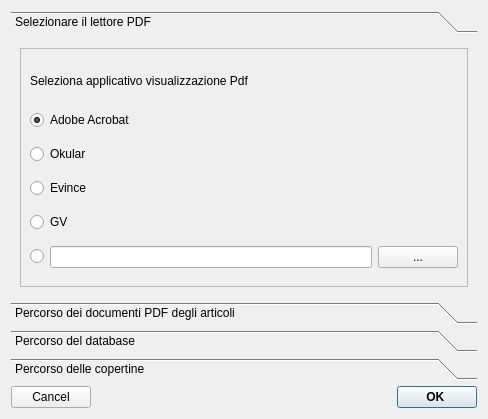
<?xml version="1.0" encoding="UTF-8"?>
<ui version="4.0">
 <class>Configura</class>
 <widget class="QDialog" name="Configura">
  <property name="geometry">
   <rect>
    <x>0</x>
    <y>0</y>
    <width>488</width>
    <height>419</height>
   </rect>
  </property>
  <property name="windowTitle">
   <string>Configurazione</string>
  </property>
  <property name="windowIcon">
   <iconset resource="icons.qrc">
    <normaloff>:/icons/icons/24x24/apps/lescienze500.png</normaloff>:/icons/icons/24x24/apps/lescienze500.png</iconset>
  </property>
  <property name="locale">
   <locale language="C" country="AnyCountry"/>
  </property>
  <layout class="QGridLayout" name="gridLayout">
   <item row="2" column="0" colspan="3">
    <widget class="QToolBox" name="toolBox">
     <property name="frameShape">
      <enum>QFrame::NoFrame</enum>
     </property>
     <property name="frameShadow">
      <enum>QFrame::Sunken</enum>
     </property>
     <property name="lineWidth">
      <number>2</number>
     </property>
     <property name="midLineWidth">
      <number>1</number>
     </property>
     <property name="currentIndex">
      <number>0</number>
     </property>
     <widget class="QWidget" name="lettore_pdf">
      <property name="geometry">
       <rect>
        <x>0</x>
        <y>0</y>
        <width>470</width>
        <height>261</height>
       </rect>
      </property>
      <attribute name="icon">
       <iconset resource="crystal.qrc">
        <normaloff>:/icons/crystal/1rightarrow-256.png</normaloff>:/icons/crystal/1rightarrow-256.png</iconset>
      </attribute>
      <attribute name="label">
       <string>Selezionare il lettore PDF</string>
      </attribute>
      <layout class="QVBoxLayout" name="verticalLayout">
       <item>
        <widget class="QFrame" name="frame">
         <property name="enabled">
          <bool>true</bool>
         </property>
         <property name="frameShape">
          <enum>QFrame::StyledPanel</enum>
         </property>
         <property name="frameShadow">
          <enum>QFrame::Raised</enum>
         </property>
         <layout class="QGridLayout" name="gridLayout_5">
          <item row="0" column="0" colspan="3">
           <widget class="QLabel" name="label">
            <property name="maximumSize">
             <size>
              <width>16777215</width>
              <height>30</height>
             </size>
            </property>
            <property name="text">
             <string>Seleziona applicativo visualizzazione Pdf</string>
            </property>
           </widget>
          </item>
          <item row="1" column="0" colspan="2">
           <widget class="QRadioButton" name="SelectAdobeAcrobat">
            <property name="text">
             <string>Adobe Acrobat</string>
            </property>
            <property name="checked">
             <bool>true</bool>
            </property>
           </widget>
          </item>
          <item row="2" column="0" colspan="2">
           <widget class="QRadioButton" name="SelectOkular">
            <property name="text">
             <string>Okular</string>
            </property>
           </widget>
          </item>
          <item row="3" column="0" colspan="2">
           <widget class="QRadioButton" name="SelectEvice">
            <property name="text">
             <string>Evince</string>
            </property>
           </widget>
          </item>
          <item row="4" column="0" colspan="2">
           <widget class="QRadioButton" name="SelectGV">
            <property name="text">
             <string>GV</string>
            </property>
           </widget>
          </item>
          <item row="5" column="0">
           <widget class="QRadioButton" name="SelectAnyPDFappl">
            <property name="text">
             <string/>
            </property>
           </widget>
          </item>
          <item row="5" column="1">
           <widget class="QLineEdit" name="PdfApplPath"/>
          </item>
          <item row="5" column="2">
           <widget class="QPushButton" name="SearchPdfAppl">
            <property name="text">
             <string>...</string>
            </property>
           </widget>
          </item>
         </layout>
        </widget>
       </item>
      </layout>
     </widget>
     <widget class="QWidget" name="articoli_pdf">
      <property name="geometry">
       <rect>
        <x>0</x>
        <y>0</y>
        <width>223</width>
        <height>164</height>
       </rect>
      </property>
      <attribute name="icon">
       <iconset resource="crystal.qrc">
        <normaloff>:/icons/crystal/1rightarrow-256.png</normaloff>:/icons/crystal/1rightarrow-256.png</iconset>
      </attribute>
      <attribute name="label">
       <string>Percorso dei documenti PDF degli articoli</string>
      </attribute>
      <layout class="QVBoxLayout" name="verticalLayout_2">
       <item>
        <widget class="QLabel" name="label_2">
         <property name="maximumSize">
          <size>
           <width>16777215</width>
           <height>40</height>
          </size>
         </property>
         <property name="text">
          <string>Selezione la sorgente degli articoli</string>
         </property>
        </widget>
       </item>
       <item>
        <widget class="QRadioButton" name="radioSelectHD">
         <property name="text">
          <string> Disco rigido</string>
         </property>
         <property name="checked">
          <bool>true</bool>
         </property>
        </widget>
       </item>
       <item>
        <widget class="QFrame" name="frameSelectDirectory">
         <property name="enabled">
          <bool>true</bool>
         </property>
         <property name="maximumSize">
          <size>
           <width>16777215</width>
           <height>120</height>
          </size>
         </property>
         <property name="frameShape">
          <enum>QFrame::StyledPanel</enum>
         </property>
         <property name="frameShadow">
          <enum>QFrame::Raised</enum>
         </property>
         <layout class="QGridLayout" name="gridLayout_2">
          <item row="0" column="0">
           <widget class="QLabel" name="label_3">
            <property name="text">
             <string>Directory degli articoli</string>
            </property>
           </widget>
          </item>
          <item row="1" column="0">
           <widget class="QLineEdit" name="Path1"/>
          </item>
          <item row="1" column="1">
           <widget class="QPushButton" name="SearchPDFPath1">
            <property name="text">
             <string>...</string>
            </property>
           </widget>
          </item>
          <item row="2" column="0">
           <widget class="QLineEdit" name="Path2"/>
          </item>
          <item row="2" column="1">
           <widget class="QPushButton" name="SearchPDFPath2">
            <property name="text">
             <string>...</string>
            </property>
           </widget>
          </item>
         </layout>
        </widget>
       </item>
       <item>
        <widget class="QRadioButton" name="radioSelectDVD">
         <property name="enabled">
          <bool>true</bool>
         </property>
         <property name="text">
          <string>DVD</string>
         </property>
         <property name="checkable">
          <bool>true</bool>
         </property>
         <property name="checked">
          <bool>false</bool>
         </property>
         <property name="autoRepeat">
          <bool>false</bool>
         </property>
        </widget>
       </item>
      </layout>
     </widget>
     <widget class="QWidget" name="percorso_db">
      <property name="geometry">
       <rect>
        <x>0</x>
        <y>0</y>
        <width>93</width>
        <height>160</height>
       </rect>
      </property>
      <attribute name="icon">
       <iconset resource="crystal.qrc">
        <normaloff>:/icons/crystal/1rightarrow-256.png</normaloff>:/icons/crystal/1rightarrow-256.png</iconset>
      </attribute>
      <attribute name="label">
       <string>Percorso del database</string>
      </attribute>
      <layout class="QVBoxLayout" name="verticalLayout_3">
       <item>
        <spacer name="verticalSpacer">
         <property name="orientation">
          <enum>Qt::Vertical</enum>
         </property>
         <property name="sizeHint" stdset="0">
          <size>
           <width>20</width>
           <height>40</height>
          </size>
         </property>
        </spacer>
       </item>
       <item>
        <widget class="QFrame" name="frame_3">
         <property name="minimumSize">
          <size>
           <width>0</width>
           <height>70</height>
          </size>
         </property>
         <property name="maximumSize">
          <size>
           <width>16777215</width>
           <height>70</height>
          </size>
         </property>
         <property name="frameShape">
          <enum>QFrame::StyledPanel</enum>
         </property>
         <property name="frameShadow">
          <enum>QFrame::Raised</enum>
         </property>
         <widget class="QLabel" name="label_5">
          <property name="geometry">
           <rect>
            <x>10</x>
            <y>30</y>
            <width>241</width>
            <height>16</height>
           </rect>
          </property>
          <property name="text">
           <string>LeScienze.db</string>
          </property>
         </widget>
         <widget class="QLabel" name="label_4">
          <property name="geometry">
           <rect>
            <x>10</x>
            <y>10</y>
            <width>281</width>
            <height>16</height>
           </rect>
          </property>
          <property name="lineWidth">
           <number>1</number>
          </property>
          <property name="text">
           <string>Selezione la posizione del data base:</string>
          </property>
         </widget>
        </widget>
       </item>
       <item>
        <widget class="QFrame" name="frame_4">
         <property name="minimumSize">
          <size>
           <width>0</width>
           <height>70</height>
          </size>
         </property>
         <property name="maximumSize">
          <size>
           <width>16777215</width>
           <height>70</height>
          </size>
         </property>
         <property name="frameShape">
          <enum>QFrame::StyledPanel</enum>
         </property>
         <property name="frameShadow">
          <enum>QFrame::Raised</enum>
         </property>
         <layout class="QGridLayout" name="gridLayout_3">
          <item row="0" column="0">
           <widget class="QLineEdit" name="DBPath"/>
          </item>
          <item row="0" column="1">
           <widget class="QPushButton" name="SearchDBPath">
            <property name="text">
             <string>...</string>
            </property>
           </widget>
          </item>
         </layout>
        </widget>
       </item>
       <item>
        <spacer name="verticalSpacer_2">
         <property name="orientation">
          <enum>Qt::Vertical</enum>
         </property>
         <property name="sizeHint" stdset="0">
          <size>
           <width>20</width>
           <height>40</height>
          </size>
         </property>
        </spacer>
       </item>
      </layout>
     </widget>
     <widget class="QWidget" name="percorso_copertine">
      <property name="geometry">
       <rect>
        <x>0</x>
        <y>0</y>
        <width>239</width>
        <height>170</height>
       </rect>
      </property>
      <attribute name="icon">
       <iconset resource="crystal.qrc">
        <normaloff>:/icons/crystal/1rightarrow-256.png</normaloff>:/icons/crystal/1rightarrow-256.png</iconset>
      </attribute>
      <attribute name="label">
       <string>Percorso delle copertine</string>
      </attribute>
      <layout class="QVBoxLayout" name="verticalLayout_4">
       <item>
        <spacer name="verticalSpacer_3">
         <property name="orientation">
          <enum>Qt::Vertical</enum>
         </property>
         <property name="sizeHint" stdset="0">
          <size>
           <width>20</width>
           <height>40</height>
          </size>
         </property>
        </spacer>
       </item>
       <item>
        <widget class="QLabel" name="label_6">
         <property name="minimumSize">
          <size>
           <width>0</width>
           <height>70</height>
          </size>
         </property>
         <property name="text">
          <string>Seleziona il percorso delle copertine:</string>
         </property>
        </widget>
       </item>
       <item>
        <widget class="QFrame" name="frame_5">
         <property name="minimumSize">
          <size>
           <width>0</width>
           <height>80</height>
          </size>
         </property>
         <property name="frameShape">
          <enum>QFrame::StyledPanel</enum>
         </property>
         <property name="frameShadow">
          <enum>QFrame::Raised</enum>
         </property>
         <layout class="QGridLayout" name="gridLayout_4">
          <item row="0" column="0">
           <widget class="QLineEdit" name="CopertinePath"/>
          </item>
          <item row="0" column="1">
           <widget class="QPushButton" name="SearchCopertinePath">
            <property name="text">
             <string>...</string>
            </property>
           </widget>
          </item>
         </layout>
        </widget>
       </item>
       <item>
        <spacer name="verticalSpacer_4">
         <property name="orientation">
          <enum>Qt::Vertical</enum>
         </property>
         <property name="sizeHint" stdset="0">
          <size>
           <width>20</width>
           <height>40</height>
          </size>
         </property>
        </spacer>
       </item>
      </layout>
     </widget>
    </widget>
   </item>
   <item row="3" column="0">
    <widget class="QPushButton" name="Cancel">
     <property name="text">
      <string>Cancel</string>
     </property>
    </widget>
   </item>
   <item row="3" column="2">
    <widget class="QPushButton" name="Ok">
     <property name="font">
      <font>
       <weight>75</weight>
       <bold>true</bold>
      </font>
     </property>
     <property name="text">
      <string>       OK        </string>
     </property>
     <property name="checkable">
      <bool>false</bool>
     </property>
     <property name="default">
      <bool>true</bool>
     </property>
    </widget>
   </item>
   <item row="3" column="1">
    <spacer name="horizontalSpacer">
     <property name="orientation">
      <enum>Qt::Horizontal</enum>
     </property>
     <property name="sizeHint" stdset="0">
      <size>
       <width>40</width>
       <height>20</height>
      </size>
     </property>
    </spacer>
   </item>
  </layout>
 </widget>
 <resources>
  <include location="crystal.qrc"/>
  <include location="icons.qrc"/>
 </resources>
 <connections/>
</ui>
